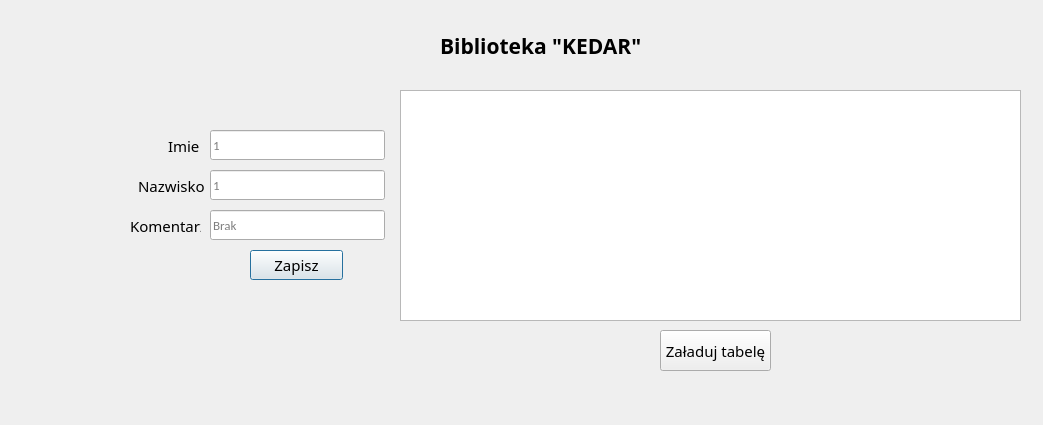
<?xml version="1.0" encoding="UTF-8"?>
<ui version="4.0">
 <class>Wiadomosci</class>
 <widget class="QDialog" name="Wiadomosci">
  <property name="geometry">
   <rect>
    <x>0</x>
    <y>0</y>
    <width>1043</width>
    <height>425</height>
   </rect>
  </property>
  <property name="windowTitle">
   <string>Dialog</string>
  </property>
  <widget class="QTableView" name="tableView">
   <property name="geometry">
    <rect>
     <x>400</x>
     <y>90</y>
     <width>621</width>
     <height>231</height>
    </rect>
   </property>
  </widget>
  <widget class="QPushButton" name="pushButton">
   <property name="geometry">
    <rect>
     <x>250</x>
     <y>250</y>
     <width>93</width>
     <height>30</height>
    </rect>
   </property>
   <property name="font">
    <font>
     <family>Corbel</family>
     <pointsize>11</pointsize>
    </font>
   </property>
   <property name="text">
    <string>Zapisz</string>
   </property>
  </widget>
  <widget class="QPushButton" name="pushButton_2">
   <property name="geometry">
    <rect>
     <x>660</x>
     <y>330</y>
     <width>111</width>
     <height>41</height>
    </rect>
   </property>
   <property name="font">
    <font>
     <family>Corbel</family>
     <pointsize>11</pointsize>
    </font>
   </property>
   <property name="text">
    <string>Załaduj tabelę</string>
   </property>
  </widget>
  <widget class="QLabel" name="label_1">
   <property name="geometry">
    <rect>
     <x>168</x>
     <y>130</y>
     <width>141</width>
     <height>31</height>
    </rect>
   </property>
   <property name="font">
    <font>
     <family>Corbel</family>
     <pointsize>11</pointsize>
    </font>
   </property>
   <property name="text">
    <string>Imie</string>
   </property>
  </widget>
  <widget class="QLabel" name="label_2">
   <property name="geometry">
    <rect>
     <x>138</x>
     <y>170</y>
     <width>201</width>
     <height>31</height>
    </rect>
   </property>
   <property name="font">
    <font>
     <family>Corbel</family>
     <pointsize>11</pointsize>
    </font>
   </property>
   <property name="text">
    <string>Nazwisko</string>
   </property>
  </widget>
  <widget class="QLabel" name="label_3">
   <property name="geometry">
    <rect>
     <x>130</x>
     <y>210</y>
     <width>71</width>
     <height>31</height>
    </rect>
   </property>
   <property name="font">
    <font>
     <family>Corbel</family>
     <pointsize>11</pointsize>
    </font>
   </property>
   <property name="text">
    <string>Komentarz</string>
   </property>
  </widget>
  <widget class="QLineEdit" name="lineEdit_comment">
   <property name="geometry">
    <rect>
     <x>210</x>
     <y>210</y>
     <width>175</width>
     <height>30</height>
    </rect>
   </property>
   <property name="font">
    <font>
     <family>Calibri</family>
     <pointsize>10</pointsize>
    </font>
   </property>
   <property name="placeholderText">
    <string>Brak</string>
   </property>
  </widget>
  <widget class="QLabel" name="label_7">
   <property name="geometry">
    <rect>
     <x>440</x>
     <y>30</y>
     <width>211</width>
     <height>31</height>
    </rect>
   </property>
   <property name="font">
    <font>
     <family>Corbel</family>
     <pointsize>16</pointsize>
     <weight>75</weight>
     <bold>true</bold>
    </font>
   </property>
   <property name="focusPolicy">
    <enum>Qt::NoFocus</enum>
   </property>
   <property name="contextMenuPolicy">
    <enum>Qt::NoContextMenu</enum>
   </property>
   <property name="text">
    <string>Biblioteka &quot;KEDAR&quot;</string>
   </property>
  </widget>
  <widget class="QLineEdit" name="lineEdit_firstname">
   <property name="geometry">
    <rect>
     <x>210</x>
     <y>130</y>
     <width>175</width>
     <height>30</height>
    </rect>
   </property>
   <property name="font">
    <font>
     <family>Calibri</family>
     <pointsize>10</pointsize>
    </font>
   </property>
   <property name="placeholderText">
    <string>1</string>
   </property>
  </widget>
  <widget class="QLineEdit" name="lineEdit_lastname">
   <property name="geometry">
    <rect>
     <x>210</x>
     <y>170</y>
     <width>175</width>
     <height>30</height>
    </rect>
   </property>
   <property name="font">
    <font>
     <family>Calibri</family>
     <pointsize>10</pointsize>
    </font>
   </property>
   <property name="placeholderText">
    <string>1</string>
   </property>
  </widget>
 </widget>
 <tabstops>
  <tabstop>lineEdit_comment</tabstop>
  <tabstop>pushButton</tabstop>
  <tabstop>pushButton_2</tabstop>
  <tabstop>tableView</tabstop>
 </tabstops>
 <resources/>
 <connections/>
</ui>
